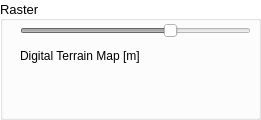
      <widget class="QGroupBox" name="groupBoxRaster">
       <property name="enabled">
        <bool>true</bool>
       </property>
       <property name="minimumSize">
        <size>
         <width>261</width>
         <height>120</height>
        </size>
       </property>
       <property name="maximumSize">
        <size>
         <width>261</width>
         <height>120</height>
        </size>
       </property>
       <property name="palette">
        <palette>
         <active>
          <colorrole role="WindowText">
           <brush brushstyle="SolidPattern">
            <color alpha="255">
             <red>0</red>
             <green>0</green>
             <blue>0</blue>
            </color>
           </brush>
          </colorrole>
          <colorrole role="Button">
           <brush brushstyle="SolidPattern">
            <color alpha="255">
             <red>255</red>
             <green>255</green>
             <blue>255</blue>
            </color>
           </brush>
          </colorrole>
          <colorrole role="Light">
           <brush brushstyle="SolidPattern">
            <color alpha="255">
             <red>255</red>
             <green>255</green>
             <blue>255</blue>
            </color>
           </brush>
          </colorrole>
          <colorrole role="Midlight">
           <brush brushstyle="SolidPattern">
            <color alpha="255">
             <red>255</red>
             <green>255</green>
             <blue>255</blue>
            </color>
           </brush>
          </colorrole>
          <colorrole role="Dark">
           <brush brushstyle="SolidPattern">
            <color alpha="255">
             <red>127</red>
             <green>127</green>
             <blue>127</blue>
            </color>
           </brush>
          </colorrole>
          <colorrole role="Mid">
           <brush brushstyle="SolidPattern">
            <color alpha="255">
             <red>170</red>
             <green>170</green>
             <blue>170</blue>
            </color>
           </brush>
          </colorrole>
          <colorrole role="Text">
           <brush brushstyle="SolidPattern">
            <color alpha="255">
             <red>0</red>
             <green>0</green>
             <blue>0</blue>
            </color>
           </brush>
          </colorrole>
          <colorrole role="BrightText">
           <brush brushstyle="SolidPattern">
            <color alpha="255">
             <red>255</red>
             <green>255</green>
             <blue>255</blue>
            </color>
           </brush>
          </colorrole>
          <colorrole role="ButtonText">
           <brush brushstyle="SolidPattern">
            <color alpha="255">
             <red>0</red>
             <green>0</green>
             <blue>0</blue>
            </color>
           </brush>
          </colorrole>
          <colorrole role="Base">
           <brush brushstyle="SolidPattern">
            <color alpha="255">
             <red>255</red>
             <green>255</green>
             <blue>255</blue>
            </color>
           </brush>
          </colorrole>
          <colorrole role="Window">
           <brush brushstyle="SolidPattern">
            <color alpha="255">
             <red>255</red>
             <green>255</green>
             <blue>255</blue>
            </color>
           </brush>
          </colorrole>
          <colorrole role="Shadow">
           <brush brushstyle="SolidPattern">
            <color alpha="255">
             <red>0</red>
             <green>0</green>
             <blue>0</blue>
            </color>
           </brush>
          </colorrole>
          <colorrole role="AlternateBase">
           <brush brushstyle="SolidPattern">
            <color alpha="255">
             <red>255</red>
             <green>255</green>
             <blue>255</blue>
            </color>
           </brush>
          </colorrole>
          <colorrole role="ToolTipBase">
           <brush brushstyle="SolidPattern">
            <color alpha="255">
             <red>255</red>
             <green>255</green>
             <blue>220</blue>
            </color>
           </brush>
          </colorrole>
          <colorrole role="ToolTipText">
           <brush brushstyle="SolidPattern">
            <color alpha="255">
             <red>0</red>
             <green>0</green>
             <blue>0</blue>
            </color>
           </brush>
          </colorrole>
          <colorrole role="PlaceholderText">
           <brush brushstyle="NoBrush">
            <color alpha="128">
             <red>0</red>
             <green>0</green>
             <blue>0</blue>
            </color>
           </brush>
          </colorrole>
         </active>
         <inactive>
          <colorrole role="WindowText">
           <brush brushstyle="SolidPattern">
            <color alpha="255">
             <red>0</red>
             <green>0</green>
             <blue>0</blue>
            </color>
           </brush>
          </colorrole>
          <colorrole role="Button">
           <brush brushstyle="SolidPattern">
            <color alpha="255">
             <red>255</red>
             <green>255</green>
             <blue>255</blue>
            </color>
           </brush>
          </colorrole>
          <colorrole role="Light">
           <brush brushstyle="SolidPattern">
            <color alpha="255">
             <red>255</red>
             <green>255</green>
             <blue>255</blue>
            </color>
           </brush>
          </colorrole>
          <colorrole role="Midlight">
           <brush brushstyle="SolidPattern">
            <color alpha="255">
             <red>255</red>
             <green>255</green>
             <blue>255</blue>
            </color>
           </brush>
          </colorrole>
          <colorrole role="Dark">
           <brush brushstyle="SolidPattern">
            <color alpha="255">
             <red>127</red>
             <green>127</green>
             <blue>127</blue>
            </color>
           </brush>
          </colorrole>
          <colorrole role="Mid">
           <brush brushstyle="SolidPattern">
            <color alpha="255">
             <red>170</red>
             <green>170</green>
             <blue>170</blue>
            </color>
           </brush>
          </colorrole>
          <colorrole role="Text">
           <brush brushstyle="SolidPattern">
            <color alpha="255">
             <red>0</red>
             <green>0</green>
             <blue>0</blue>
            </color>
           </brush>
          </colorrole>
          <colorrole role="BrightText">
           <brush brushstyle="SolidPattern">
            <color alpha="255">
             <red>255</red>
             <green>255</green>
             <blue>255</blue>
            </color>
           </brush>
          </colorrole>
          <colorrole role="ButtonText">
           <brush brushstyle="SolidPattern">
            <color alpha="255">
             <red>0</red>
             <green>0</green>
             <blue>0</blue>
            </color>
           </brush>
          </colorrole>
          <colorrole role="Base">
           <brush brushstyle="SolidPattern">
            <color alpha="255">
             <red>255</red>
             <green>255</green>
             <blue>255</blue>
            </color>
           </brush>
          </colorrole>
          <colorrole role="Window">
           <brush brushstyle="SolidPattern">
            <color alpha="255">
             <red>255</red>
             <green>255</green>
             <blue>255</blue>
            </color>
           </brush>
          </colorrole>
          <colorrole role="Shadow">
           <brush brushstyle="SolidPattern">
            <color alpha="255">
             <red>0</red>
             <green>0</green>
             <blue>0</blue>
            </color>
           </brush>
          </colorrole>
          <colorrole role="AlternateBase">
           <brush brushstyle="SolidPattern">
            <color alpha="255">
             <red>255</red>
             <green>255</green>
             <blue>255</blue>
            </color>
           </brush>
          </colorrole>
          <colorrole role="ToolTipBase">
           <brush brushstyle="SolidPattern">
            <color alpha="255">
             <red>255</red>
             <green>255</green>
             <blue>220</blue>
            </color>
           </brush>
          </colorrole>
          <colorrole role="ToolTipText">
           <brush brushstyle="SolidPattern">
            <color alpha="255">
             <red>0</red>
             <green>0</green>
             <blue>0</blue>
            </color>
           </brush>
          </colorrole>
          <colorrole role="PlaceholderText">
           <brush brushstyle="NoBrush">
            <color alpha="128">
             <red>0</red>
             <green>0</green>
             <blue>0</blue>
            </color>
           </brush>
          </colorrole>
         </inactive>
         <disabled>
          <colorrole role="WindowText">
           <brush brushstyle="SolidPattern">
            <color alpha="255">
             <red>127</red>
             <green>127</green>
             <blue>127</blue>
            </color>
           </brush>
          </colorrole>
          <colorrole role="Button">
           <brush brushstyle="SolidPattern">
            <color alpha="255">
             <red>255</red>
             <green>255</green>
             <blue>255</blue>
            </color>
           </brush>
          </colorrole>
          <colorrole role="Light">
           <brush brushstyle="SolidPattern">
            <color alpha="255">
             <red>255</red>
             <green>255</green>
             <blue>255</blue>
            </color>
           </brush>
          </colorrole>
          <colorrole role="Midlight">
           <brush brushstyle="SolidPattern">
            <color alpha="255">
             <red>255</red>
             <green>255</green>
             <blue>255</blue>
            </color>
           </brush>
          </colorrole>
          <colorrole role="Dark">
           <brush brushstyle="SolidPattern">
            <color alpha="255">
             <red>127</red>
             <green>127</green>
             <blue>127</blue>
            </color>
           </brush>
          </colorrole>
          <colorrole role="Mid">
           <brush brushstyle="SolidPattern">
            <color alpha="255">
             <red>170</red>
             <green>170</green>
             <blue>170</blue>
            </color>
           </brush>
          </colorrole>
          <colorrole role="Text">
           <brush brushstyle="SolidPattern">
            <color alpha="255">
             <red>127</red>
             <green>127</green>
             <blue>127</blue>
            </color>
           </brush>
          </colorrole>
          <colorrole role="BrightText">
           <brush brushstyle="SolidPattern">
            <color alpha="255">
             <red>255</red>
             <green>255</green>
             <blue>255</blue>
            </color>
           </brush>
          </colorrole>
          <colorrole role="ButtonText">
           <brush brushstyle="SolidPattern">
            <color alpha="255">
             <red>127</red>
             <green>127</green>
             <blue>127</blue>
            </color>
           </brush>
          </colorrole>
          <colorrole role="Base">
           <brush brushstyle="SolidPattern">
            <color alpha="255">
             <red>255</red>
             <green>255</green>
             <blue>255</blue>
            </color>
           </brush>
          </colorrole>
          <colorrole role="Window">
           <brush brushstyle="SolidPattern">
            <color alpha="255">
             <red>255</red>
             <green>255</green>
             <blue>255</blue>
            </color>
           </brush>
          </colorrole>
          <colorrole role="Shadow">
           <brush brushstyle="SolidPattern">
            <color alpha="255">
             <red>0</red>
             <green>0</green>
             <blue>0</blue>
            </color>
           </brush>
          </colorrole>
          <colorrole role="AlternateBase">
           <brush brushstyle="SolidPattern">
            <color alpha="255">
             <red>255</red>
             <green>255</green>
             <blue>255</blue>
            </color>
           </brush>
          </colorrole>
          <colorrole role="ToolTipBase">
           <brush brushstyle="SolidPattern">
            <color alpha="255">
             <red>255</red>
             <green>255</green>
             <blue>220</blue>
            </color>
           </brush>
          </colorrole>
          <colorrole role="ToolTipText">
           <brush brushstyle="SolidPattern">
            <color alpha="255">
             <red>0</red>
             <green>0</green>
             <blue>0</blue>
            </color>
           </brush>
          </colorrole>
          <colorrole role="PlaceholderText">
           <brush brushstyle="NoBrush">
            <color alpha="128">
             <red>0</red>
             <green>0</green>
             <blue>0</blue>
            </color>
           </brush>
          </colorrole>
         </disabled>
        </palette>
       </property>
       <property name="font">
        <font>
         <pointsize>10</pointsize>
         <bold>false</bold>
        </font>
       </property>
       <property name="autoFillBackground">
        <bool>true</bool>
       </property>
       <property name="title">
        <string notr="true">Raster</string>
       </property>
       <property name="alignment">
        <set>Qt::AlignLeading|Qt::AlignLeft|Qt::AlignVCenter</set>
       </property>
       <widget class="QSlider" name="rasterOpacitySlider">
        <property name="enabled">
         <bool>false</bool>
        </property>
        <property name="geometry">
         <rect>
          <x>20</x>
          <y>20</y>
          <width>231</width>
          <height>22</height>
         </rect>
        </property>
        <property name="toolTip">
         <string>Raster opacity</string>
        </property>
        <property name="toolTipDuration">
         <number>-1</number>
        </property>
        <property name="statusTip">
         <string notr="true"/>
        </property>
        <property name="whatsThis">
         <string notr="true"/>
        </property>
        <property name="accessibleName">
         <string/>
        </property>
        <property name="accessibleDescription">
         <string/>
        </property>
        <property name="maximum">
         <number>100</number>
        </property>
        <property name="value">
         <number>66</number>
        </property>
        <property name="orientation">
         <enum>Qt::Horizontal</enum>
        </property>
       </widget>
       <widget class="QWidget" name="widgetColorLegendRaster" native="true">
        <property name="geometry">
         <rect>
          <x>1</x>
          <y>70</y>
          <width>259</width>
          <height>40</height>
         </rect>
        </property>
        <property name="font">
         <font>
          <pointsize>8</pointsize>
          <bold>false</bold>
         </font>
        </property>
        <property name="toolTip">
         <string>Raster colors</string>
        </property>
       </widget>
       <widget class="QLabel" name="labelRasterScale">
        <property name="geometry">
         <rect>
          <x>20</x>
          <y>45</y>
          <width>231</width>
          <height>21</height>
         </rect>
        </property>
        <property name="palette">
         <palette>
          <active>
           <colorrole role="WindowText">
            <brush brushstyle="SolidPattern">
             <color alpha="255">
              <red>0</red>
              <green>0</green>
              <blue>0</blue>
             </color>
            </brush>
           </colorrole>
          </active>
          <inactive>
           <colorrole role="WindowText">
            <brush brushstyle="SolidPattern">
             <color alpha="255">
              <red>0</red>
              <green>0</green>
              <blue>0</blue>
             </color>
            </brush>
           </colorrole>
          </inactive>
          <disabled>
           <colorrole role="WindowText">
            <brush brushstyle="SolidPattern">
             <color alpha="255">
              <red>127</red>
              <green>127</green>
              <blue>127</blue>
             </color>
            </brush>
           </colorrole>
          </disabled>
         </palette>
        </property>
        <property name="font">
         <font>
          <pointsize>9</pointsize>
          <bold>false</bold>
         </font>
        </property>
        <property name="text">
         <string>Digital Terrain Map [m]</string>
        </property>
       </widget>
      </widget>
